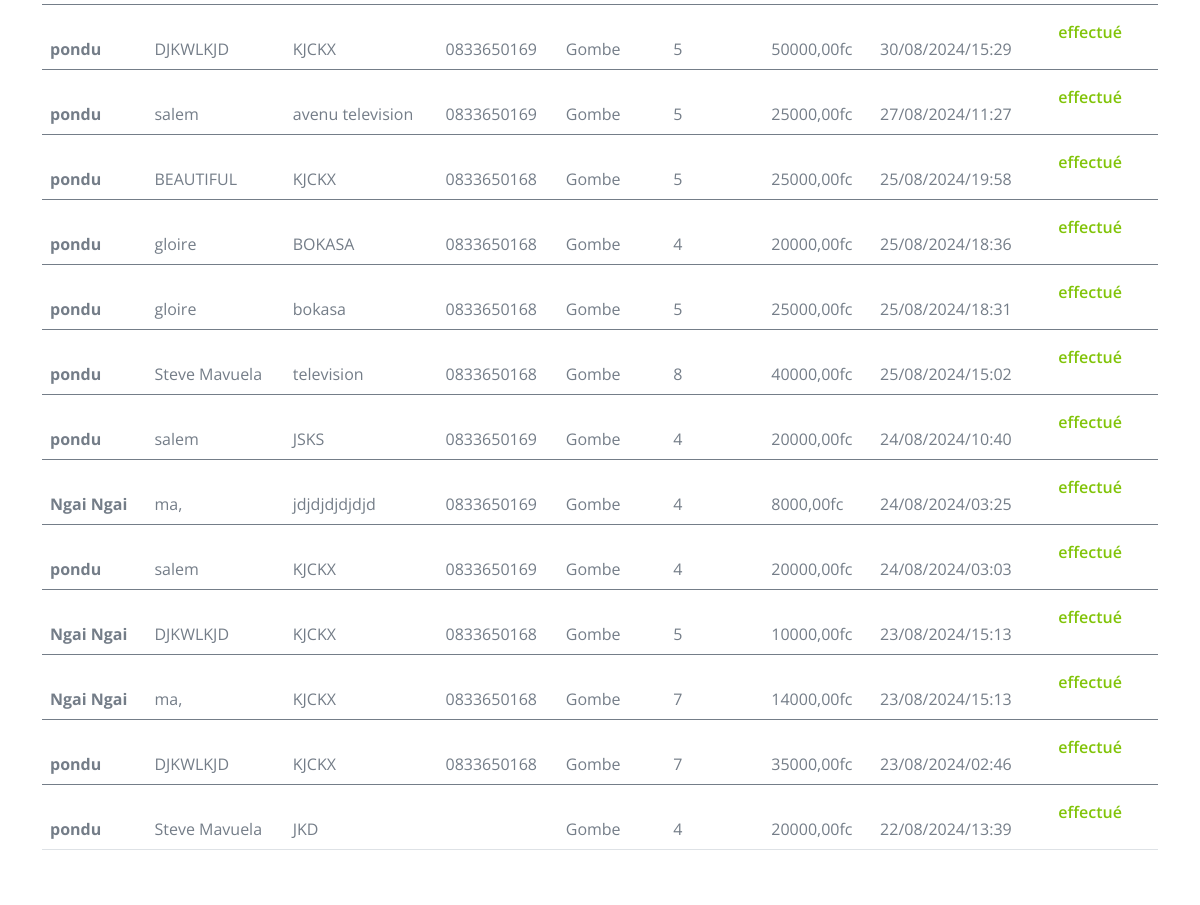
The app's page /accounts/seeallcommands/ (signed in, middle part), older data.
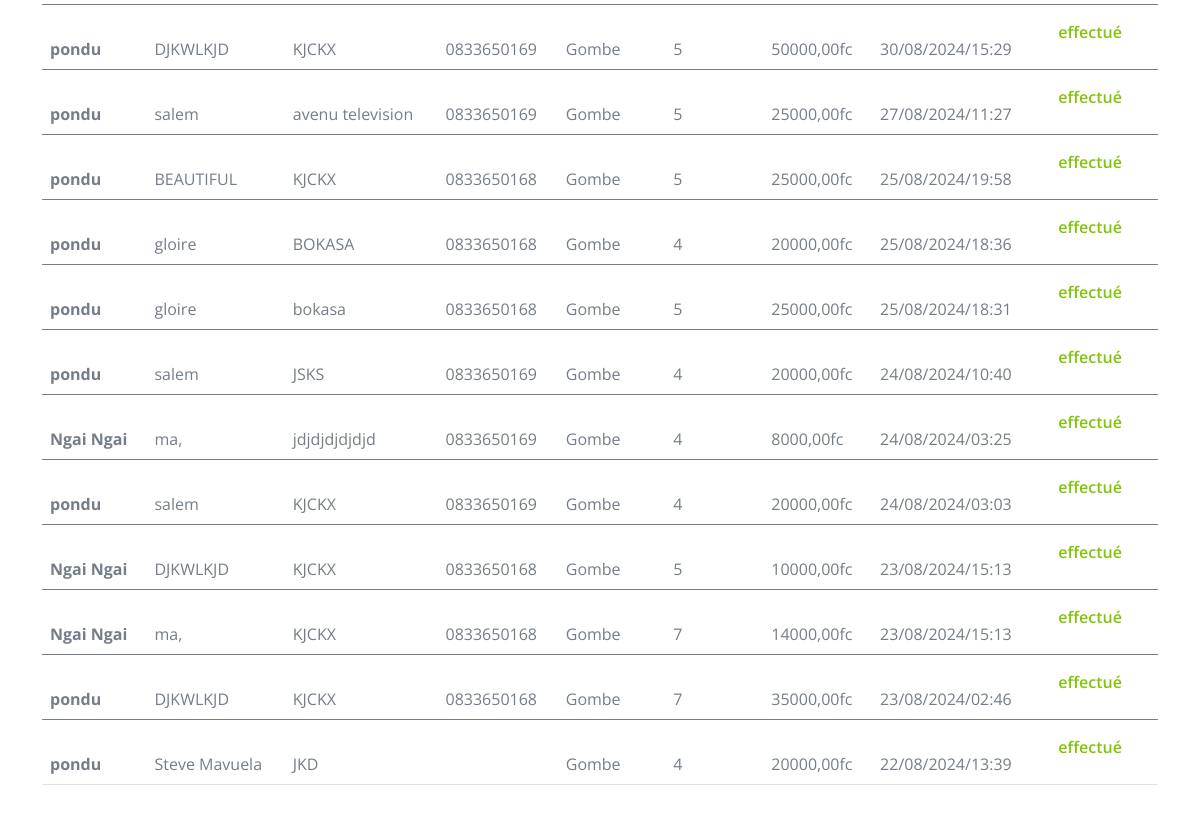
The same page, newer data.
### vegetable_shop/models.py (models this page shows, shortened)
class Command(models.Model):
    user = models.ForeignKey(User, on_delete=models.CASCADE, default=1)
    vegetable = models.ForeignKey('Vegetable', on_delete=models.CASCADE)
    quantity = models.IntegerField()
    amount = models.DecimalField(max_digits=10, decimal_places=2, default=0)
    name_client = models.CharField(max_length=100)
    commune_client = models.CharField(max_length=200)
    address_client = models.CharField(max_length=200)
    date_command = models.DateTimeField(default=datetime.now)
    statut = models.CharField(max_length=50, default='En cours')

class Vegetable(models.Model):
       name = models.CharField(max_length=100)
       description = models.TextField()
       picture = models.ImageField(upload_to='pictures', blank=True)
       price = models.DecimalField(max_digits=10, decimal_places=2)
       stock = models.IntegerField()
       date_add = models.DateTimeField(auto_now_add=True)
       def __str__(self):
           return self.name

### accounts/models.py (models this page shows, shortened)
class Profile(models.Model):
    user = models.OneToOneField(User, on_delete=models.CASCADE)
    phone_number = models.CharField(max_length=15, blank=True)
    commune =  models.CharField(max_length=100, blank=True)

### accounts/views.py (the view)
# urls.py: path('seeallcommands/', views.seeallcommands, name='seeallcommands'),
@permission_required('vegetable_shop.change_command')
def seeallcommands(request):
    ongoing_commands = Command.objects.filter(statut='En cours').order_by('-date_command')
    other_commands = Command.objects.exclude(statut='En cours').order_by('-date_command')
    all_commands = list(ongoing_commands) + list(other_commands)
    total_commands = Command.objects.filter(statut= 'En cours').count()
    return render(request, 'accounts/seeallcommands.html', {'commands': all_commands, 'total_commands': total_commands})

### accounts/templates/accounts/seeallcommands.html (shortened to what this page needs)
{% load static %}
<!DOCTYPE html>
<html lang="en">
    <head>
        <link rel="stylesheet" href="https://use.fontawesome.com/releases/v5.15.4/css/all.css"/>
        <link href="https://cdn.jsdelivr.net/npm/bootstrap-icons@1.4.1/font/bootstrap-icons.css" rel="stylesheet">
        <link href="https://cdnjs.cloudflare.com/ajax/libs/animate.css/4.1.1/animate.min.css" rel="stylesheet">
        <link href="https://unpkg.com/aos@2.3.1/dist/aos.css" rel="stylesheet">
        <link href="{% static 'css/bootstrap.min.css' %}" rel="stylesheet">
        <link href="{% static 'css/style.css' %}" rel="stylesheet">
    </head>
    <body>
        <div class="container py-5 mt-5" id="seecommands" style="position:relative; top: 55px;">
            {% block content %}
            <div class="table-responsive animate__animated animate__fadeIn" style="animation-delay: 0.5s;">
                <table class="table">
                    {% for command in commands %}
                    <tbody>
                        <tr class="animate__animated animate__fadeInUp" >
                            <th scope="row">
                                <p class="mb-0 mt-4">{{command.vegetable}}</p>
                            </th>
                            <td>
                                <p class="mb-0 mt-4">{{ command.name_client }}</p>
                            </td>
                            <td>
                                <p class="mb-0 mt-4">{{command.address_client}}</p>
                            </td>
                            <td>
                                <p class="mb-0 mt-4">{{command.user.profile.phone_number}}</p>
                            </td>
                            <td>
                                <p class="mb-0 mt-4">{{command.commune_client}}</p>
                            </td>
                            <td>
                               <p class="mb-0 mt-4">{{command.quantity}}</p>
                            </td>
                            <td>
                                <p class="mb-0 mt-4"> {{command.amount}}fc </p>
                            </td>
                            <td>
                                <p class="mb-0 mt-4"> {{ command.date_command|date:"d/m/Y/H:i" }} </p>
                            </td>
                            {% if command.statut == 'effectué' %}
                            {% with color_statut='btn-link' %}
                                <td>
                                    <a href="{% url 'accounts:update_status' command.id %}" class="btn {{ color_statut }} statut animate__animated animate__pulse animate__infinite" data-id="{{ command.id }}"> {{ command.statut }} </a>
                                </td>
                            {% endwith %}
                        {% else %}
                            {% with color_statut='btn-outline-danger' %}
                                <td>
                                    <a href="{% url 'accounts:update_status' command.id %}" class="btn {{ color_statut }} statut animate__animated animate__pulse animate__infinite" data-id="{{ command.id }}"> {{ command.statut }} </a>
                                </td>
                            {% endwith %}
                        {% endif %}
                        </tr>
                    </tbody>
                    {% empty %}
                    <h3 class="text-center animate__animated animate__fadeIn" style="animation-delay: 0.5s;">Aucune commande n'a encore été passée</h3>
                    {% endfor %}
                </table>
            </div>
            {% endblock %}
        </div>
</body>
</html>

Row changes from the older to the newer data that the page shows:
removed Command: vegetable "pondu", name_client "Steve Mavuela", address_client "television", user.profile.phone_number "0833650168", commune_client "Gombe", quantity "8", amount "40000,00", date_command "25/08/2024/15:02", statut "effectué"
